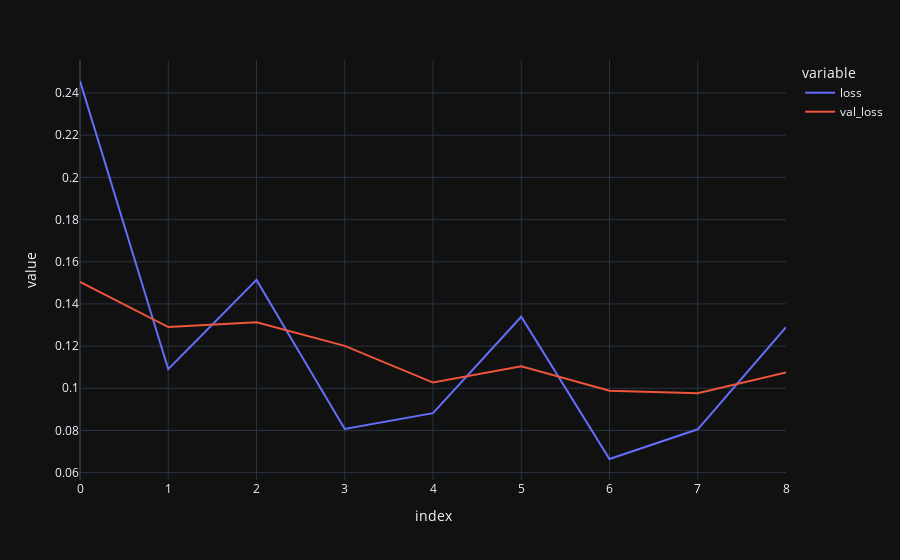

Notebook code for this chart:
### Code cell
px.line(pl.DataFrame(hist.history), y=["loss", "val_loss"]).show()

### Figure 1 — Plotly figure (JSON) as saved in the notebook; plotly's stock layout.template omitted (floating-point values rounded to 4 significant figures)
{"data": [{"hovertemplate": "variable=loss<br>index=%{x}<br>value=%{y}<extra></extra>", "legendgroup": "loss", "line": {"color": "#636efa", "dash": "solid"}, "marker": {"symbol": "circle"}, "mode": "lines", "name": "loss", "orientation": "v", "showlegend": true, "type": "scatter", "x": [0, 1, 2, 3, 4, 5, 6, 7, 8], "xaxis": "x", "y": [0.2457, 0.109, 0.1514, 0.08073, 0.08821, 0.1339, 0.06646, 0.08055, 0.129], "yaxis": "y"}, {"hovertemplate": "variable=val_loss<br>index=%{x}<br>value=%{y}<extra></extra>", "legendgroup": "val_loss", "line": {"color": "#EF553B", "dash": "solid"}, "marker": {"symbol": "circle"}, "mode": "lines", "name": "val_loss", "orientation": "v", "showlegend": true, "type": "scatter", "x": [0, 1, 2, 3, 4, 5, 6, 7, 8], "xaxis": "x", "y": [0.1504, 0.129, 0.1313, 0.1201, 0.1027, 0.1104, 0.09882, 0.09767, 0.1075], "yaxis": "y"}], "layout": {"legend": {"title": {"text": "variable"}, "tracegroupgap": 0}, "margin": {"t": 60}, "xaxis": {"anchor": "y", "domain": [0, 1], "title": {"text": "index"}}, "yaxis": {"anchor": "x", "domain": [0, 1], "title": {"text": "value"}}}}
